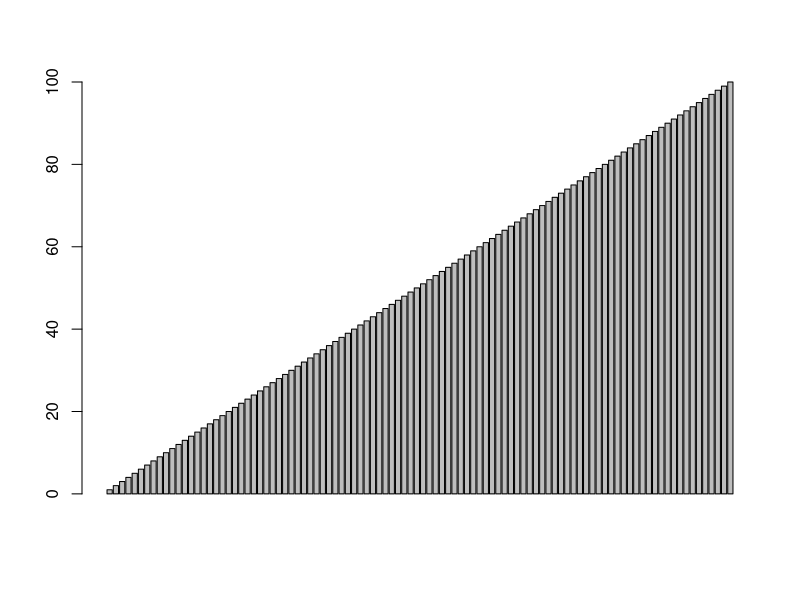
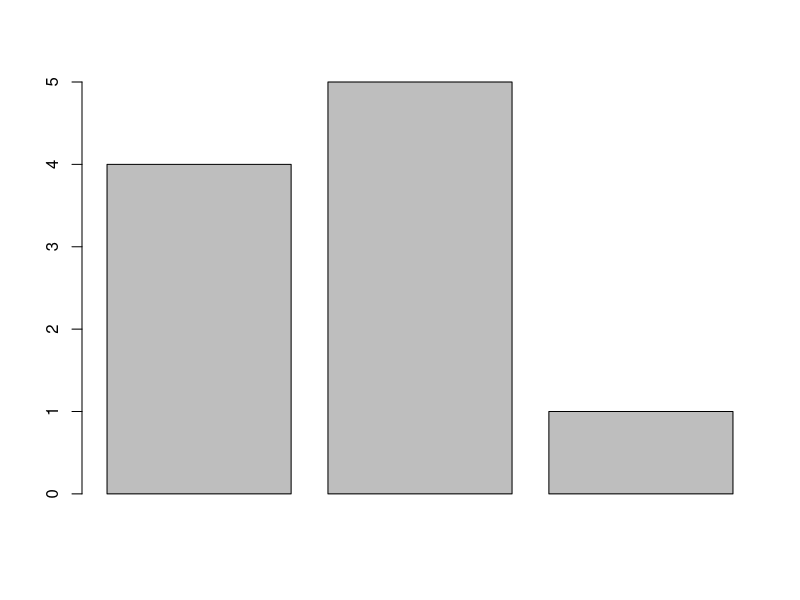
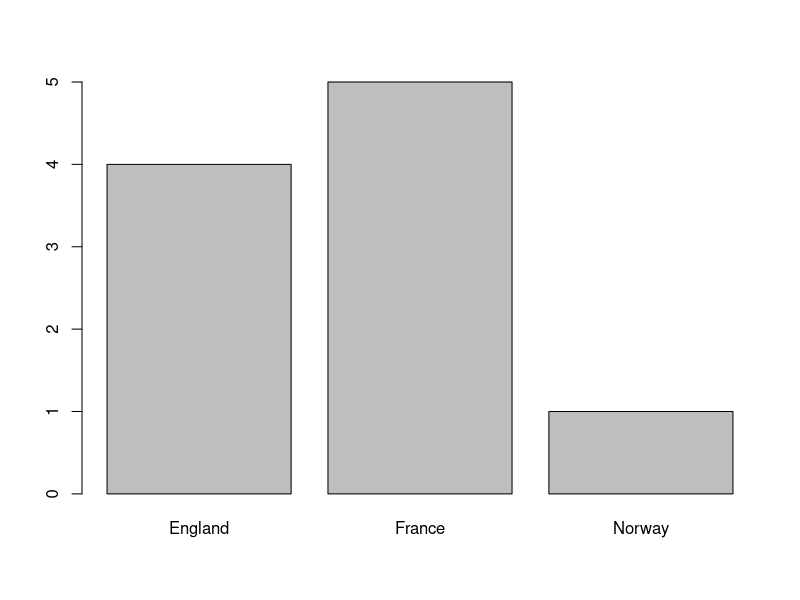
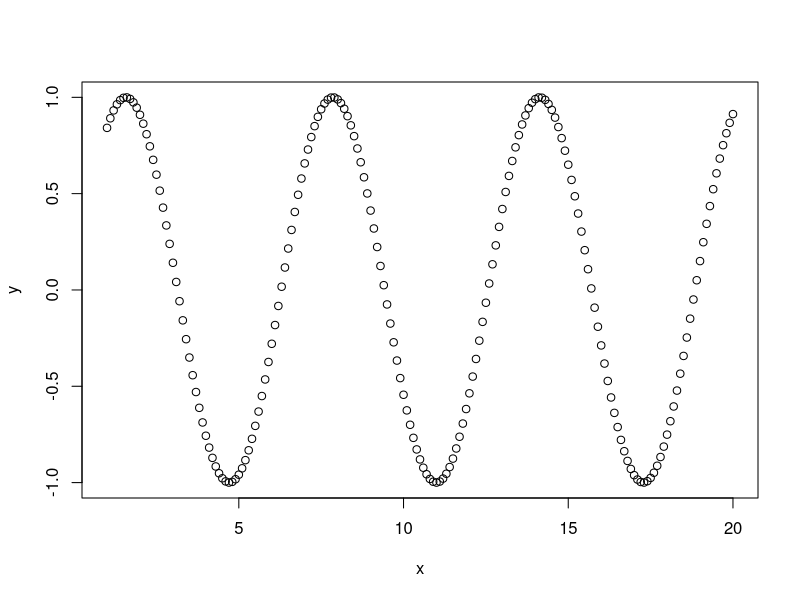
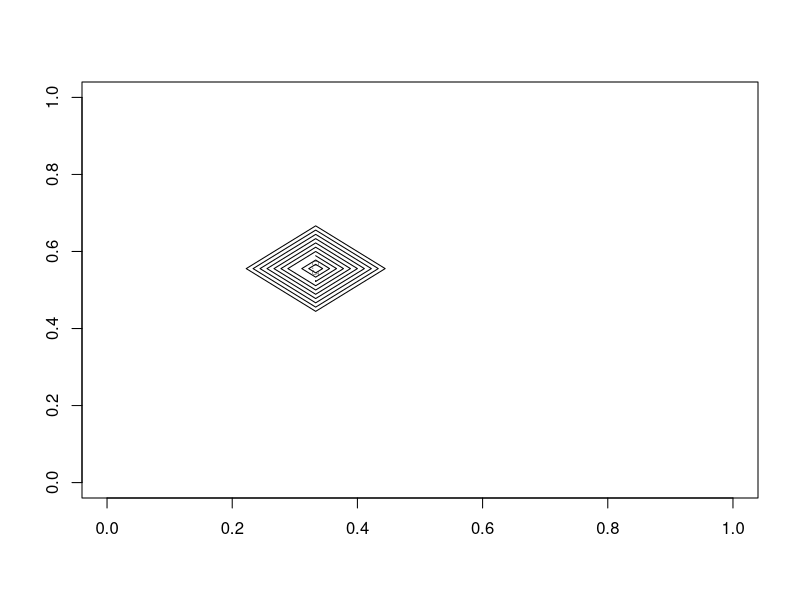
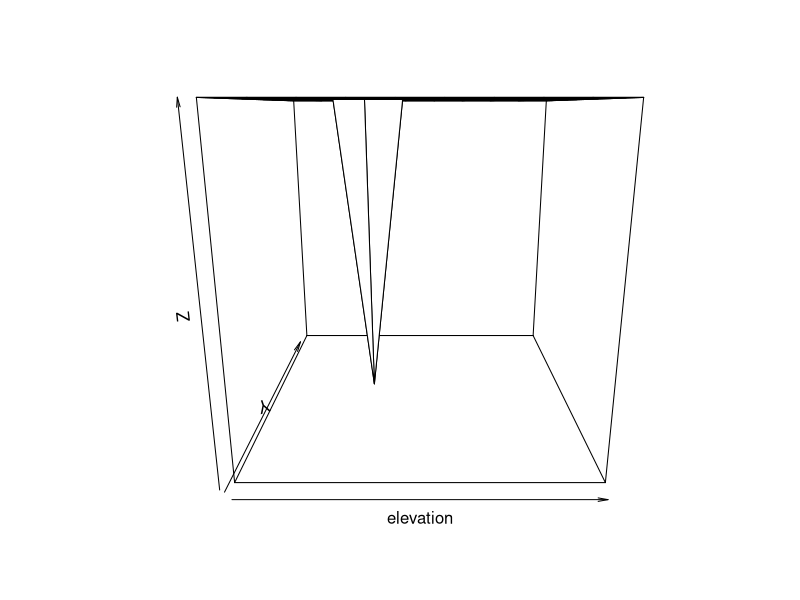
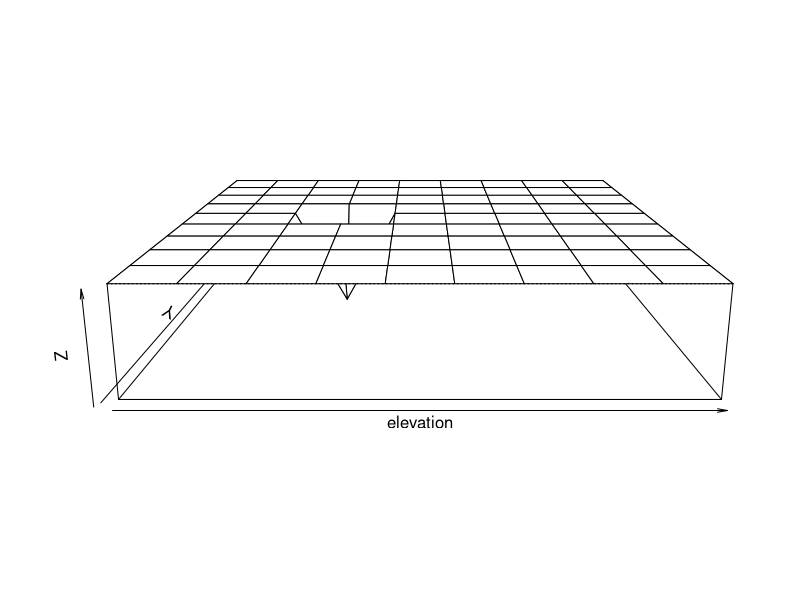
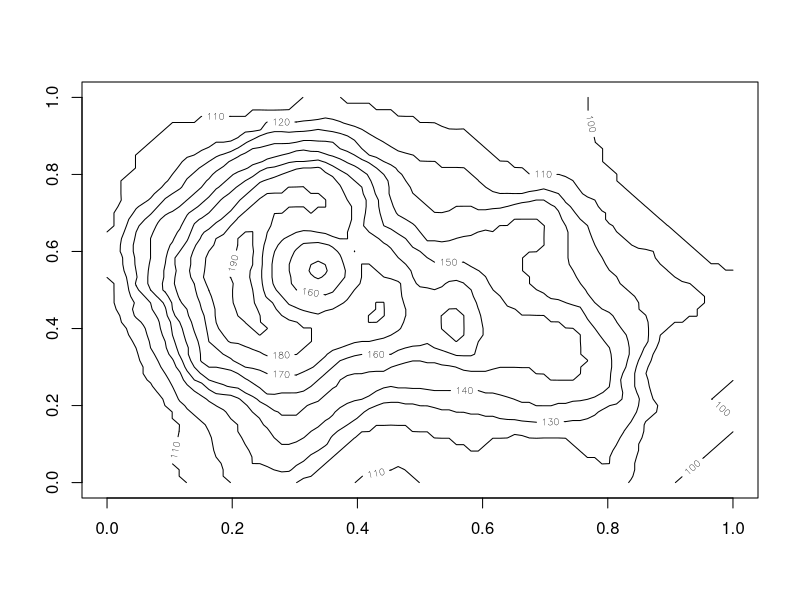

Source code (R) for these figures, in order:
## ---- chunk 1
5:9
seq(5, 9)
seq(5, 9, 0.5)
## ---- chunk 2
sentence <- c('walk', 'the', 'plank')
sentence[3]

sentence[1]  # Many languages start array indices at 0, but R's vector indices start at 1
sentence[3] <- "dog" # assign new values within an existing vector

sentence[4] <- 'to'

sentence[c(1, 3)] # use a vector within the square brackets to access multiple values

sentence[2:4]  # Get the second through fourth words:

sentence[5:7] <- c('the', 'poop', 'deck')

sentence[6]
## ---- chunk 3
ranks <- 1:3
names(ranks) <- c("first", "second", "third") # assign names to elements of a vector
## ---- chunk 4
ranks # still vector only with names
ranks["first"] # still a value element of a vector only with a name
ranks["third"] <- 4 # assign a different value to the element with name "third"
## ---- chunk 5
barplot(1:100) # draw bars from vector
vesselsSunk <- c(4, 5, 1)
barplot(vesselsSunk)
## ---- chunk 6
names(vesselsSunk) <- c("England", "France", "Norway")
barplot(vesselsSunk)

## ---- chunk 7
a <- c(1, 2, 3)
a + 1
a == c(1, 99, 3) # each element compare to each element of different vector
sin(a) # function apply to each element

## ---- chunk 8
x <- seq(1, 20, 0.1)
y <- sin(x)
plot(x, y)
## ---- chunk 9
a <- c(1, 3, NA, 7, 9)
sum(a)
sum(a, na.rm = TRUE)
## ---- chunk 10
matrix(0, 3, 4) # 3 high, 4 wide, with 0 as value

a <- 1:12
print(a) # prove a is only a vector
matrix(a, 3, 4) # a vector is turned into a matrix

plank <- 1:8 # a vector or one dimensional array
dim(plank) <- c(2, 4) # give this vector(one dim of array) a two dimension attribute
print(plank) # automatically, the vector is turned into 2-dimension array = matrix

matrix(8, 5, 5) # make matrix with matrix() function, it can be 8 or a vector
plank <- matrix(1:8, 2, 4, byrow = FALSE)
print(plank)
## ---- chunk 11
plank[2, 3]  # as matrix is 2 dim, so two number to locate value
plank[1, 4]
plank[1, 4] <- 0
plank[2,]
plank[, 4]
plank[, 2:4]
## ---- chunk 12
elevation <- matrix(1, 10, 10) # we think of a 3D sandy beach 
elevation[4, 6] <- 0 # we dig down 1 meter at a specific place on the beach
contour(elevation) # draw a contour map
persp(elevation) # draw a 3D map, but persp automatically expands the view so that your highest value (the beach surface) is at the very top
persp(elevation, expand=0.2) # more reasonable graph

## ---- chunk 13
contour(volcano)
persp(volcano, expand=0.2)
image(volcano)
## ---- chunk 14
limbs <- c(4, 3, 4, 3, 2, 4, 4, 4) # collect data about crew members
names(limbs) <- c('One-Eye', 'Peg-Leg', 'Smitty', 'Hook', 'Scooter', 'Dan', 'Mikey', 'Blackbeard')
mean(limbs)
barplot(limbs)
abline(h = mean(limbs)) # draw a horizontal line display mean
## ---- chunk 15
pounds <- c(45000, 50000, 35000, 40000, 35000, 45000, 10000, 15000)
barplot(pounds)
meanValue <- mean(pounds)
abline(h = meanValue) # line on mean value
deviation <- sd(pounds) # value of 1 sd
abline(h = meanValue + deviation) # line on mean + 1sd
abline(h = meanValue - deviation)
## ---- chunk 16
chests <- c('gold', 'silver', 'gems', 'gold', 'gems')
types <- factor(chests) # character vector turned into factor, no more quotation marks
print(chests) # chests is still the same vector
print(types) # types is the vector chests with factor or levels attribute

as.integer(types) # values of types are not strings but integer references to one of the factor's levels
levels(types) # but levels themselves are strings or characters, so with quotations
## ---- chunk 17
weights <- c(300, 200, 100, 250, 150)
prices <- c(9000, 5000, 12000, 7500, 18000)
plot(weights, prices) # both weights and prices correspond to chests or types

plot(weights, prices, pch=as.integer(types)) # converting the factor to integers, and passing it to the pch argument

legend("topright", c("gems", "gold", "silver"), pch=1:3) # make legends to correspond to pch

legend("topright", levels(types), pch=1:length(levels(types))) # make it automatic given future changes
## ---- chunk 18
examp <- list(A=1:10, B=letters, C=list(NULL, TRUE))
str(examp)

## ---- chunk 19
seq(0, 1, by = .1)
seq(0, 1, by = .1)[4] # the result is rounding outcome, not the real outcome
seq(0, 1, by = .1)[4] == .3 # therefore it is false not true here
seq(0, 1, by = .1)[4] - .3 
print(seq(0, 1, by=.1)[4], digits=20)

## ---- chunk 20
format(seq(0, 1, by=.5), decimal.mark=",") # change to , by format(x, decimal.mark = ",")

## ---- chunk 21
options(OutDec=",")
seq(0, 1, by=.5)
## ---- chunk 22
nums <- format(seq(0, 1, by=.5), decimal.mark=",") # , makes number into strings
nums
sub(",", ".", nums) # sub() work with strings?
as.numeric(sub(",", ".", nums)) # turn string into numbers again
## ---- chunk 23
as.numeric(gsub(",", "", "2,300,000"))
## ---- chunk 24
1e308
1e308 * 10
## ---- chunk 25
0/0
Inf - Inf
## ---- chunk 26
mode(1)
typeof(1)
mode(1:2)
typeof(1:2)

is.integer(1)
is.integer(1:2)
is.integer(as.integer(1))
is.integer(as.double(1:2))

is.integer(1L)
